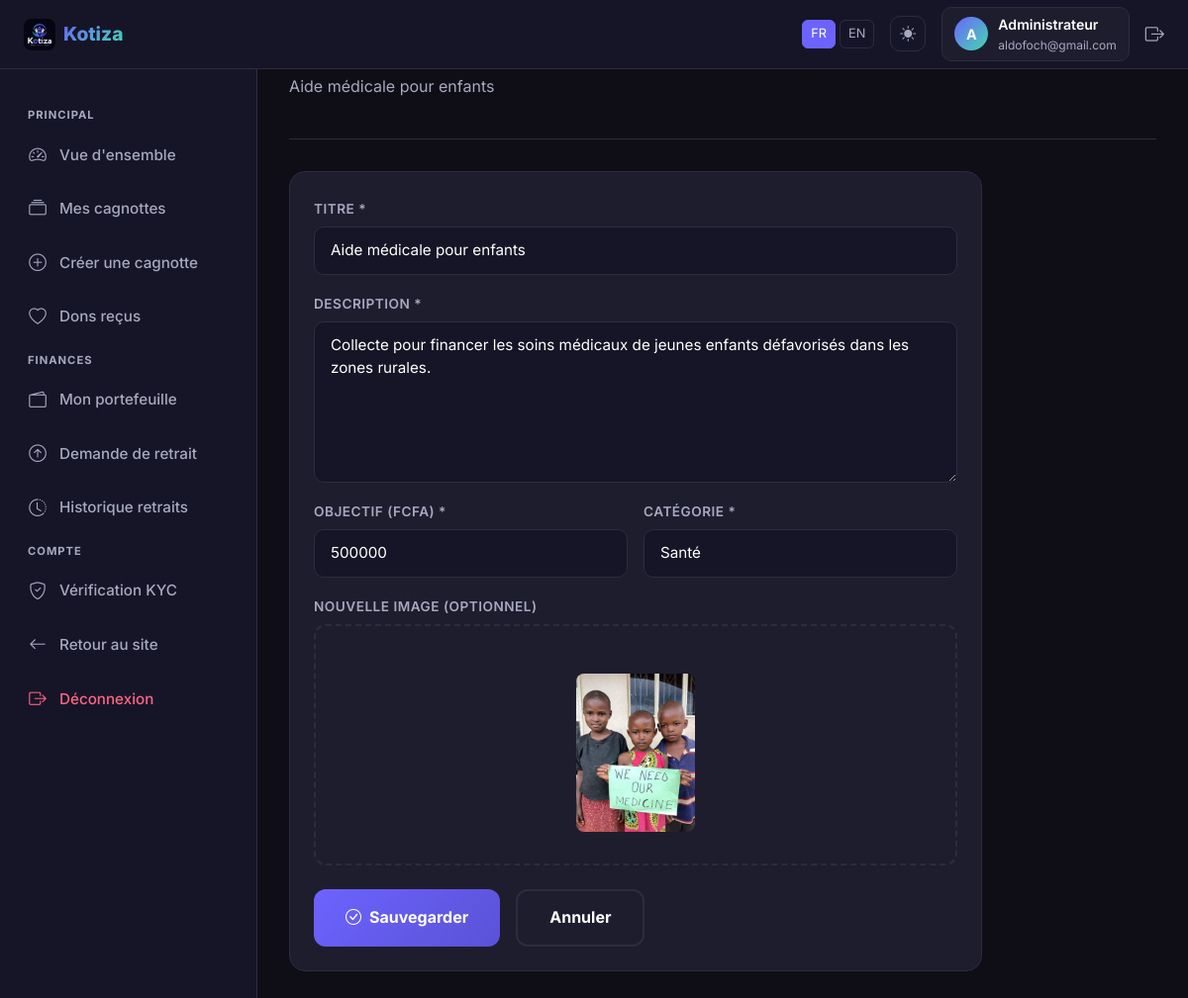
Page /user/edit-campaign.php?id=1 (signed in) on the committed database.
### tables this page shows
CREATE TABLE users (
            id INTEGER PRIMARY KEY AUTOINCREMENT,
            full_name TEXT NOT NULL,
            email TEXT UNIQUE NOT NULL,
            phone TEXT UNIQUE NOT NULL,
            password TEXT NOT NULL,
            role TEXT NOT NULL DEFAULT 'user',
            status TEXT NOT NULL DEFAULT 'active',
            balance_pending REAL NOT NULL DEFAULT 0,
            balance_available REAL NOT NULL DEFAULT 0,
            total_collected REAL NOT NULL DEFAULT 0,
            login_attempts INTEGER NOT NULL DEFAULT 0,
            locked_until INTEGER,
            created_at DATETIME DEFAULT CURRENT_TIMESTAMP,
            updated_at DATETIME DEFAULT CURRENT_TIMESTAMP
        );

CREATE TABLE campaigns (
            id INTEGER PRIMARY KEY AUTOINCREMENT,
            user_id INTEGER NOT NULL,
            title TEXT NOT NULL,
            slug TEXT UNIQUE NOT NULL,
            description TEXT NOT NULL,
            cover_image TEXT,
            goal_amount REAL NOT NULL,
            collected_amount REAL NOT NULL DEFAULT 0,
            category TEXT NOT NULL,
            status TEXT NOT NULL DEFAULT 'active',
            donors_count INTEGER NOT NULL DEFAULT 0,
            created_at DATETIME DEFAULT CURRENT_TIMESTAMP,
            updated_at DATETIME DEFAULT CURRENT_TIMESTAMP,
            FOREIGN KEY (user_id) REFERENCES users(id)
        );

### includes/functions.php (called while the page is built, shortened)
<?php
function sanitize(string $input): string {
    return htmlspecialchars(strip_tags(trim($input)), ENT_QUOTES, 'UTF-8');
}
function getCurrentUser(): ?array {
    $pdo = getDB();
    $stmt = $pdo->prepare("SELECT * FROM users WHERE id = ?");
    $stmt->execute([$_SESSION['user_id']]);
    return $stmt->fetch() ?: null;
}

### user/edit-campaign.php (the view, shortened to what this page needs)
<?php
require_once __DIR__ . '/../includes/functions.php';
$user = getCurrentUser();
$pdo = getDB();
$id = (int)($_GET['id'] ?? 0);
$stmt = $pdo->prepare("SELECT * FROM campaigns WHERE id=? AND user_id=?");
$stmt->execute([$id, $user['id']]);
$campaign = $stmt->fetch();
$categories = ['Santé','Éducation','Urgence','Projets','Humanitaire','Religion','Sports','Arts & Culture','Autre'];
require_once __DIR__ . '/../includes/dashboard_header.php';
?>
<div class="page-header">
  <h1 class="page-title">Modifier la cagnotte</h1>
  <p class="page-subtitle"><?= sanitize($campaign['title']) ?></p>
</div>
<div class="card-kotiza" style="max-width:700px;">
  <div class="card-body">
    <form method="POST" enctype="multipart/form-data">
      <div class="mb-3">
        <label class="form-label-kotiza">Titre *</label>
        <input type="text" name="title" class="form-control-kotiza form-control" maxlength="100" required value="<?= sanitize($campaign['title']) ?>">
      </div>
      <div class="mb-3">
        <label class="form-label-kotiza">Description *</label>
        <textarea name="description" class="form-control-kotiza form-control" rows="6" required><?= sanitize($campaign['description']) ?></textarea>
      </div>
      <div class="row g-3 mb-3">
        <div class="col-sm-6">
          <label class="form-label-kotiza">Objectif (FCFA) *</label>
          <input type="number" name="goal_amount" class="form-control-kotiza form-control" min="1000" required value="<?= $campaign['goal_amount'] ?>">
        </div>
        <div class="col-sm-6">
          <label class="form-label-kotiza">Catégorie *</label>
          <select name="category" class="form-control-kotiza form-control" id="category-select" onchange="toggleCustomCategory()" required>
            <?php foreach ($categories as $cat): ?>
              <option value="<?= $cat ?>" <?= $campaign['category'] === $cat ? 'selected' : '' ?>><?= $cat ?></option>
            <?php endforeach; ?>
          </select>
        </div>
      </div>
      <div class="mb-4">
        <label class="form-label-kotiza">Nouvelle image (optionnel)</label>
        <div class="upload-area" onclick="document.getElementById('cover-input').click()">
          <?php if ($campaign['cover_image']): ?>
            <img src="/uploads/campaigns/<?= $campaign['cover_image'] ?>" class="upload-preview" id="cover-preview">
          <?php else: ?>
            <i class="bi bi-image upload-icon"></i>
            <div class="upload-text">Changer l'image</div>
            <img id="cover-preview" class="upload-preview d-none">
          <?php endif; ?>
        </div>
      </div>
      <div class="d-flex gap-3">
        <button type="submit" class="btn-primary-kotiza">
          <i class="bi bi-check-circle"></i> Sauvegarder
        </button>
        <a href="/user/campaigns.php" class="btn-outline-kotiza">Annuler</a>
      </div>
    </form>
  </div>
</div>
<?php require_once __DIR__ . '/../includes/dashboard_footer.php'; ?>

### includes/dashboard_header.php (shortened to what this page needs)
<?php
require_once __DIR__ . '/../includes/functions.php';
$currentUser = getCurrentUser();
$currentPath = $_SERVER['REQUEST_URI'] ?? '/';
?>
<!DOCTYPE html>
<html lang="fr" data-theme="dark">
<head>
  <link rel="stylesheet" href="https://cdn.jsdelivr.net/npm/bootstrap@5.3.2/dist/css/bootstrap.min.css">
  <link rel="stylesheet" href="https://cdn.jsdelivr.net/npm/bootstrap-icons@1.11.3/font/bootstrap-icons.min.css">
  <link rel="stylesheet" href="/assets/css/style.css">
</head>
<body>
<nav style="position:fixed;top:0;left:0;right:0;height:70px;background:var(--bg2);border-bottom:1px solid var(--border);display:flex;align-items:center;padding:0 1.5rem;z-index:200;gap:1rem;">
  <a href="/" style="display:flex;align-items:center;gap:8px;text-decoration:none;">
    <img src="/logo.png" height="32" style="border-radius:8px;">
    <span style="font-weight:800;font-size:1.2rem;background:linear-gradient(135deg,#6c63ff,#43d9ad);-webkit-background-clip:text;-webkit-text-fill-color:transparent;"><?= APP_NAME ?></span>
  </a>
  <div style="margin-left:auto;display:flex;align-items:center;gap:1rem;">
    <div class="d-flex gap-1">
      <button class="lang-btn" data-lang="fr">FR</button>
      <button class="lang-btn" data-lang="en">EN</button>
    </div>
    <button id="theme-toggle"><i class="bi bi-sun-fill" id="theme-icon"></i></button>
    <div style="display:flex;align-items:center;gap:10px;padding:6px 12px;background:var(--bg3);border-radius:10px;border:1px solid var(--border);">
      <div style="width:34px;height:34px;border-radius:50%;background:linear-gradient(135deg,#6c63ff,#43d9ad);display:flex;align-items:center;justify-content:center;color:#fff;font-weight:700;font-size:0.9rem;">
        <?= strtoupper(substr($currentUser['full_name'], 0, 1)) ?>
      </div>
      <div class="d-none d-sm-block">
        <div style="font-weight:600;font-size:0.88rem;color:var(--text);"><?= sanitize($currentUser['full_name']) ?></div>
        <div style="font-size:0.75rem;color:var(--text-muted);"><?= sanitize($currentUser['email']) ?></div>
      </div>
    </div>
    <a href="/auth/logout.php" style="color:var(--text-muted);font-size:1.2rem;" title="Déconnexion">
      <i class="bi bi-box-arrow-right"></i>
    </a>
  </div>
</nav>
<aside class="sidebar">
  <ul class="sidebar-nav">
    <li><span class="sidebar-section">Principal</span></li>
    <li><a href="/user/dashboard.php" class="sidebar-link <?= str_contains($currentPath,'dashboard') ? 'active' : '' ?>">
      <i class="bi bi-speedometer2"></i> Vue d'ensemble
    </a></li>
    <li><a href="/user/campaigns.php" class="sidebar-link <?= str_contains($currentPath,'campaigns') ? 'active' : '' ?>">
      <i class="bi bi-collection"></i> Mes cagnottes
    </a></li>
    <li><a href="/user/create-campaign.php" class="sidebar-link <?= str_contains($currentPath,'create') ? 'active' : '' ?>">
      <i class="bi bi-plus-circle"></i> <span data-i18n="create_campaign">Créer une cagnotte</span>
    </a></li>
    <li><a href="/user/donations.php" class="sidebar-link <?= str_contains($currentPath,'donations') ? 'active' : '' ?>">
      <i class="bi bi-heart"></i> Dons reçus
    </a></li>
    <li><span class="sidebar-section">Finances</span></li>
    <li><a href="/user/wallet.php" class="sidebar-link <?= str_contains($currentPath,'wallet') ? 'active' : '' ?>">
      <i class="bi bi-wallet2"></i> Mon portefeuille
    </a></li>
    <li><a href="/user/withdrawal.php" class="sidebar-link <?= str_contains($currentPath,'withdrawal') && !str_contains($currentPath,'withdrawals') ? 'active' : '' ?>">
      <i class="bi bi-arrow-up-circle"></i> Demande de retrait
    </a></li>
    <li><a href="/user/withdrawals.php" class="sidebar-link <?= str_contains($currentPath,'withdrawals') ? 'active' : '' ?>">
      <i class="bi bi-clock-history"></i> Historique retraits
    </a></li>
    <li><span class="sidebar-section">Compte</span></li>
    <li><a href="/user/kyc.php" class="sidebar-link <?= str_contains($currentPath,'kyc') ? 'active' : '' ?>">
      <i class="bi bi-shield-check"></i> Vérification KYC
    </a></li>
    <li><a href="/" class="sidebar-link"><i class="bi bi-arrow-left"></i> Retour au site</a></li>
    <li><a href="/auth/logout.php" class="sidebar-link" style="color:var(--secondary);">
      <i class="bi bi-box-arrow-right"></i> Déconnexion
    </a></li>
  </ul>
</aside>
<main class="main-content">

### assets/css/style.css (style rules this page uses)
:root { --primary: #6c63ff; --primary-dark: #5a52d5; --primary-light: #8b84ff; --secondary: #ff6584; --accent: #43d9ad; --bg-dark: #0f0e17; --bg-dark2: #161527; --bg-dark3: #1e1d2e; --bg-card-dark: #1e1d2e; --text-dark: #fffffe; --text-muted-dark: #a7a9be; --border-dark: #2d2c3e; --bg-light: #f8f9ff; --bg-light2: #ffffff; --bg-card-light: #ffffff; --text-light: #0d0d0d; --text-muted-light: #6c757d; --border-light: #e0e0f0; --success: #43d9ad; --danger: #ff6584; --warning: #ffd166; --info: #6c63ff; --shadow: 0 4px 24px rgba(108,99,255,0.15); --radius: 16px; --transition: 0.3s ease; }
[data-theme="dark"] { --bg: var(--bg-dark); --bg2: var(--bg-dark2); --bg3: var(--bg-dark3); --bg-card: var(--bg-card-dark); --text: var(--text-dark); --text-muted: var(--text-muted-dark); --border: var(--border-dark); }
* { box-sizing: border-box; margin: 0; padding: 0; }
html { scroll-behavior: smooth; }
body { background: var(--bg); color: var(--text); font-family: 'Inter', 'Segoe UI', system-ui, sans-serif; transition: background var(--transition), color var(--transition); line-height: 1.6; }
a { color: var(--primary); text-decoration: none; transition: color var(--transition); }
.lang-btn { background: transparent; border: 1px solid var(--border); color: var(--text-muted); padding: 3px 8px; border-radius: 6px; font-size: 0.8rem; cursor: pointer; transition: all var(--transition); }
.lang-btn.active, .lang-btn:hover { background: var(--primary); color: #fff; border-color: var(--primary); }
#theme-toggle { background: transparent; border: 1px solid var(--border); color: var(--text-muted); width: 36px; height: 36px; border-radius: 10px; cursor: pointer; display: flex; align-items: center; justify-content: center; transition: all var(--transition); }
.btn-primary-kotiza { background: linear-gradient(135deg, var(--primary), var(--primary-dark)); color: #fff; border: none; padding: 0.875rem 2rem; border-radius: 12px; font-weight: 700; font-size: 1rem; cursor: pointer; transition: all var(--transition); display: inline-flex; align-items: center; gap: 8px; }
.btn-outline-kotiza { background: transparent; color: var(--text); border: 2px solid var(--border); padding: 0.875rem 2rem; border-radius: 12px; font-weight: 700; font-size: 1rem; cursor: pointer; transition: all var(--transition); display: inline-flex; align-items: center; gap: 8px; }
.card-kotiza { background: var(--bg-card); border: 1px solid var(--border); border-radius: var(--radius); overflow: hidden; transition: all var(--transition); height: 100%; }
.card-body { padding: 1.5rem; }
.form-control-kotiza { background: var(--bg2) !important; border: 1px solid var(--border) !important; color: var(--text) !important; border-radius: 10px !important; padding: 0.75rem 1rem !important; font-size: 0.95rem; transition: all var(--transition); }
.form-control-kotiza::placeholder { color: var(--text-muted) !important; }
.form-label-kotiza { color: var(--text-muted); font-size: 0.85rem; font-weight: 600; margin-bottom: 0.4rem; text-transform: uppercase; letter-spacing: 0.5px; }
.sidebar { width: 260px; background: var(--bg2); border-right: 1px solid var(--border); padding: 2rem 1rem; position: fixed; top: 70px; bottom: 0; left: 0; overflow-y: auto; z-index: 100; transition: transform var(--transition); }
.sidebar-nav { list-style: none; padding: 0; }
.sidebar-nav li { margin-bottom: 4px; }
.sidebar-link { display: flex; align-items: center; gap: 12px; padding: 0.7rem 0.75rem; border-radius: 10px; color: var(--text-muted); font-weight: 500; font-size: 0.95rem; transition: all var(--transition); text-decoration: none; }
.sidebar-link i { font-size: 1.1rem; width: 20px; text-align: center; }
.sidebar-section { font-size: 0.7rem; text-transform: uppercase; letter-spacing: 1px; color: var(--text-muted); padding: 1rem 0.75rem 0.25rem; font-weight: 700; }
.main-content { margin-left: 260px; flex: 1; padding: 2rem; min-height: calc(100vh - 70px); }
.page-header { margin-bottom: 2rem; padding-bottom: 1.5rem; border-bottom: 1px solid var(--border); }
.page-title { font-size: 1.8rem; font-weight: 800; color: var(--text); }
.page-subtitle { color: var(--text-muted); }
.upload-area { border: 2px dashed var(--border); border-radius: 12px; padding: 2rem; text-align: center; cursor: pointer; transition: all var(--transition); position: relative; }
.upload-preview { max-width: 100%; max-height: 160px; border-radius: 8px; object-fit: cover; margin-top: 1rem; }

### rows in the picture
users: full_name "A", full_name "Administrateur", email "aldofoch@gmail.com"
campaigns: title "Aide médicale pour enfants", description "Collecte pour financer les soins médicaux de jeunes enfants défavorisés dans les zones rurales.", goal_amount "500000", category "Santé", cover_image (picture)

### other values in the picture
APP_NAME "Kotiza"
